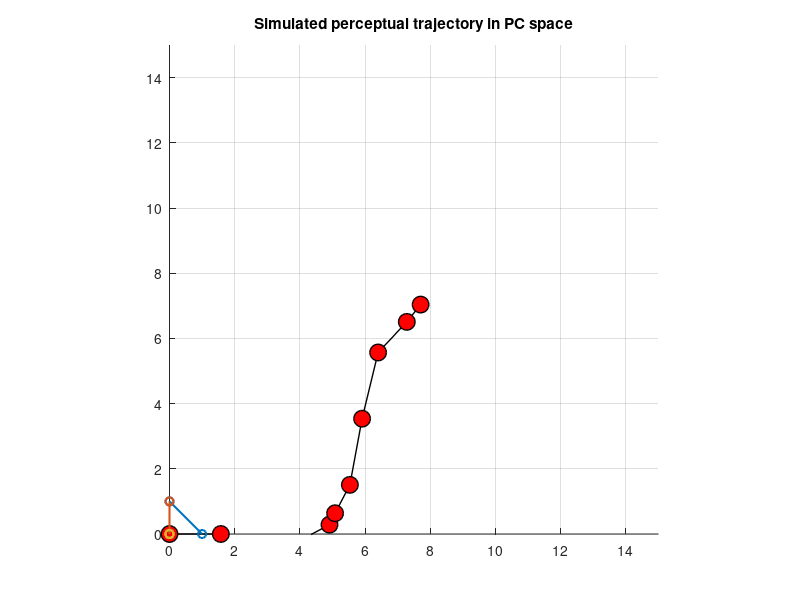

The MATLAB source for this figure: (Note: this script raises an error after producing the figure.)
% This script simulates the behavioral responses of the AxB task in the 
% temporal straightening paper (2019)
close all; clear all; clc;

%% global constants
ExpParam.numFrames  = 11;
ExpParam.numTrials  = 1000; 
ExpParam.numDim     = 2; % dimensionality of the perceptual space

d_mu = 1.5; 
d_sigma = 0.5;
% min_length = 1; max_length = 1.5; %longer length = better performance

c_mu = 30;
c_sigma = 5;

a_mu = 0;
a_sigma = .9; % needs to be bound between [0, 1], concentrated around a circle

%% generate a perceptual trajectory of N frames
v_0              = ones(1,ExpParam.numDim)'; % first vector at t0
ExpParam.vectors = zeros(ExpParam.numDim, ExpParam.numFrames); 
unit             = @(vec) vec/sqrt(sum(vec.^2));

% define a length range for all vectors and assign a random length to each
% vector
ExpParam.d = abs(normrnd(d_mu, d_sigma, [ExpParam.numFrames - 1, 1]));

% local curvature is sampled from a normal dist centered on the avgLocCurv
% sigma_curv            = 10;
ExpParam.c       = abs(deg2rad(normrnd(c_mu,c_sigma,[ExpParam.numFrames - 1,1])));

% randomly assign the direction of local curvature (clockwise or counterclockwise)
% cw_ccw_order = randi([0, 1], 1, ExpParam.numFrames);

ExpParam.a = normrnd(a_mu, a_sigma, [ExpParam.numDim, ExpParam.numFrames - 1]);

% % generate the vectors
% for i = 1:ExpParam.numFrames
%     % local curvature
%     theta = ExpParam.thetas(i);
%     % define the rotation plane
%     rotPlane = randsample(ExpParam.numDim, 2);
%     % get the cw/ccw rotation matrices
%     [cwR,ccwR] = rotmat(ExpParam.numDim,theta,rotPlane);
%     % calculate the next vector by rotating the previous vector and moving
%     % it to the head of the previous vector
%     if i == 1
%         ExpParam.vectors(:,i) = lengths(i) * unit(v_0);
%     else
%         if cw_ccw_order(i) == 1
%             ExpParam.vectors(:,i) = lengths(i) * unit(cwR * ExpParam.vectors(:,i-1))...
%                 + ExpParam.vectors(:,i-1);
%         else
%             ExpParam.vectors(:,i) = lengths(i) * unit(ccwR * ExpParam.vectors(:,i-1))...
%                 + ExpParam.vectors(:,i-1);
%         end
%     end
% end

% generate perceptual trajectory
v_hat = zeros(ExpParam.numDim, ExpParam.numFrames - 1);
v_hat(1,1) = 1;

% Step 1: get normalized displacement vector
for t = 2:ExpParam.numFrames - 1
    
    ExpParam.a(:, t-1) = ExpParam.a(:, t-1) / norm(ExpParam.a(:, t-1));
    
    % [Q, R] = qr([v_hat(:, t-1), ExpParam.a(:, t-1)]);
    % a_hat_qr = Q(:, 2);
    % assert(abs(v_hat(:, t-1)' * a_hat_qr) <= 10^-6)
    a_hat_qr = ExpParam.a(:, t-1);
    
    v_hat(:, t) = cos(ExpParam.c(t-1)) * v_hat(:, t-1) + sin(ExpParam.c(t-1)) * a_hat_qr; 
    v_hat(:, t) = v_hat(:, t) / norm(v_hat(:, t));    
end

% Step 2: Get displacement vector and perceptual coordinates
v = zeros(ExpParam.numDim, ExpParam.numFrames - 1);
for t = 1:ExpParam.numFrames - 1
    v(:, t) = ExpParam.d(t) * v_hat(:, t);
end

% Step 3: Get perceptual locations
x = zeros(ExpParam.numDim, ExpParam.numFrames);
for t = 1:ExpParam.numFrames - 1
    x(:, t+1) = x(:, t) + v(:, t);
end


plot(x(1, :), x(2, :), 'ko-', 'markersize', 12, 'markerfacecolor', [1 0 0], 'linewidth', 1), hold on, box off, axis square
axis([0 15 0 15])

pause

%% run PCA for dimensionality reduction
pc_coeff = pca(ExpParam.vectors);
pc_coeff = pc_coeff(:, 1:2)'; % use only first two PCs for plotting

figure(1);
for i = 2:ExpParam.numFrames  
    plot([pc_coeff(1,i-1),pc_coeff(1,i)],[pc_coeff(2,i-1),pc_coeff(2,i)],'-o','LineWidth', 1.5)
    hold on;
end
axis equal; grid on; hold on;
title('Simulated perceptual trajectory in PC space');

%% visualize the perceptual trajectory for 2d
% figure(1);
% for i = 2:ExpParam.numFrames  
%     plot([ExpParam.vectors(1,i-1),ExpParam.vectors(1,i)],[ExpParam.vectors(2,i-1),ExpParam.vectors(2,i)],'-o','LineWidth', 1.5)
%     hold on;
% end
% axis equal; grid on; hold on;
% xlim([round(min(min(ExpParam.vectors)))-3, round(max(max(ExpParam.vectors)))+3]); 
% ylim([round(min(min(ExpParam.vectors)))-3, round(max(max(ExpParam.vectors)))+3]);
% title('Simulated perceptual trajectory');

%% visualize the perceptual trajectory for >= 3d (plotting first 3 dimensions)
figure(1);
for i = 2:ExpParam.numFrames  
plot3([ExpParam.vectors(1,i-1), ExpParam.vectors(1,i)], [ExpParam.vectors(2,i-1), ExpParam.vectors(2,i)],...
    [ExpParam.vectors(3,i-1), ExpParam.vectors(3,i)], '-o', 'LineWidth', 1.5)    
hold on;
end
grid on; hold on;
xlim([min(ExpParam.vectors(1, :)) - 3, max(ExpParam.vectors(1, :)) + 3]);
ylim([min(ExpParam.vectors(2, :)) - 3, max(ExpParam.vectors(2, :)) + 3]);
zlim([min(ExpParam.vectors(3, :)) - 3, max(ExpParam.vectors(3, :)) + 3]);
axis equal;
title('Simulated perceptual trajectory in 3D');

%% generate n-d isotropic gaussians centered on each frame (visualization ONLY, 2d)
% mus = ExpParam.vectors;
% sigma = 1;
% 
% % Create a grid in each dimension
% grids = cell(1, ExpParam.numDim);
% for dim = 1:ExpParam.numDim
%     grids{dim} = (round(min(min(mus)))-3):0.1:(round(max(max(mus)))+3);
% end
% 
% % Create a mesh grid for the specified number of dimensions
% grid_dims = cell(1, ExpParam.numDim);
% [grid_dims{1:ExpParam.numDim}] = ndgrid(grids{:}); % for 3d: [x,y,z]
% 
% grid_vals = NaN(length(grid_dims{1})^ExpParam.numDim,ExpParam.numDim);
% for i = 1:ExpParam.numDim
%     grid_vals(:,i) = grid_dims{i}(:);
% end
% 
% % Calculate Gaussian values at each point on the grid
% for i = 1:ExpParam.numFrames
%     gaussians{i} = mvnpdf(grid_vals, mus(:, i)', eye(ExpParam.numDim) * sigma);
%     % Reshape the result to match the grid size
%     gaussians{i} = reshape(gaussians{i}, size(grid_dims{1}));
% end
% 
% % visualize the gaussians in 2d 
% % combine the gaussians for visualization
% combined_gaussians = zeros(size(gaussians{1}));
% for i = 1:ExpParam.numFrames
%     combined_gaussians = combined_gaussians + gaussians{i};
% end
% 
% x = grid_dims{1};
% y = grid_dims{2};
% 
% figure(2);
% contourf(x,y,combined_gaussians(:,:,1),20,'LineStyle','none');
% colorbar; axis equal; 


%% simulate the AXB responses
% get all pairwise combinations (A,B), X will be identical to A or B
ExpParam.all_pairs = [repelem(1:ExpParam.numFrames,ExpParam.numFrames)',...
    repmat(1:ExpParam.numFrames,1,ExpParam.numFrames)'];

% simulate responses 
mus       = ExpParam.vectors;
sigma     = 1;
sigma_mat = eye(ExpParam.numDim) * sigma;
distance  = @(p1,p2) sqrt(sum((p1-p2).^2));
Data.resp_mat  = NaN(ExpParam.numTrials,length(ExpParam.all_pairs)); 

for i = 1:length(ExpParam.all_pairs)
    for j = 1:ExpParam.numTrials
        simA = mvnrnd(mus(:,ExpParam.all_pairs(i,1)),sigma_mat,1); % frame A
        simB = mvnrnd(mus(:,ExpParam.all_pairs(i,2)),sigma_mat,1); % frame B
        if rem(j,2) == 0
            simX = mvnrnd(mus(:,ExpParam.all_pairs(i,1)),sigma_mat,1); %draw from A
            dist_AX = distance(simA,simX);
            dist_BX = distance(simB,simX);
                if dist_AX < dist_BX 
                    Data.resp_mat(j,i) = 1; %correct response
                else
                    Data.resp_mat(j,i) = 0; %incorrect response
                end
        else
            simX = mvnrnd(mus(:,ExpParam.all_pairs(i,2)),sigma_mat,1); %draw from B
            dist_AX = distance(simA,simX);
            dist_BX = distance(simB,simX);
                if dist_BX < dist_AX  
                    Data.resp_mat(j,i) = 1; %correct response
                else
                    Data.resp_mat(j,i) = 0; %incorrect response
                end
        end 
    end
end
        
% calculate proportion correct
Pc = NaN(1,length(ExpParam.all_pairs));
for i = 1:length(ExpParam.all_pairs)
    Pc(i) = sum(Data.resp_mat(:,i))/ExpParam.numTrials;
end
Pc_reshaped = reshape(Pc,ExpParam.numFrames,ExpParam.numFrames);

%% visualize the simulated data
figure(3);
imagesc(Pc_reshaped);
colormap('gray'); 
c = colorbar; 
title(c,'Proportion correct'); 
c.Ticks = [0.5,1];
xticks([1 ExpParam.numFrames]); yticks([1 ExpParam.numFrames]);
xlim([1 ExpParam.numFrames]); ylim([1 ExpParam.numFrames]);
xlabel('Frame number'); ylabel('Frame number');
titleText = sprintf('Simulated discriminability, %d trials', ExpParam.numTrials);
title(titleText);
set(gca, 'FontName', 'Arial');
set(gca, 'FontSize', 12);
axis equal; 

%% save data
cd '/Users/nguyentiendung/GitHub/perceptual-straightening/data/simulations'
save('ExpParam.mat', 'ExpParam');
save('Data.mat', 'Data');
save('discriminality_matrix.mat', 'Pc_reshaped');

% print average local curvature
disp(['Average local curvature: ' num2str(rad2deg(mean(ExpParam.thetas))) ' degrees'])
